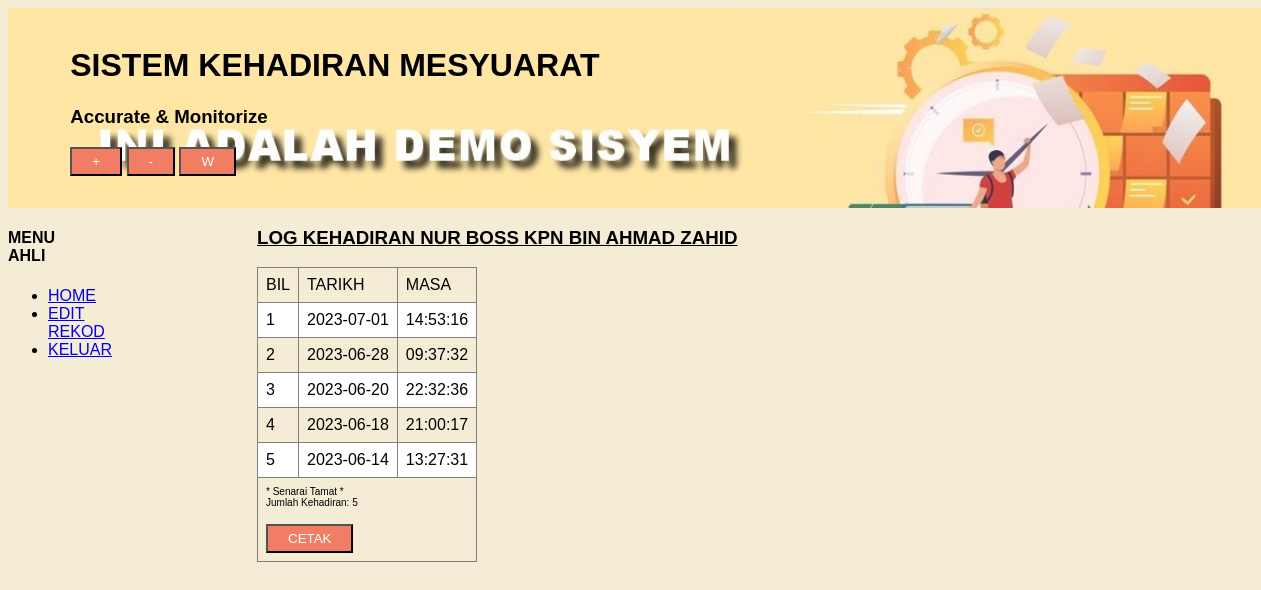
Page /modul1/log.php (signed in) on the committed database.
### tables this page shows
CREATE TABLE `hadir` (
  `idHadir` int(15) NOT NULL,
  `nomKp` varchar(12) NOT NULL,
  `masa` time NOT NULL,
  `tarikh` date NOT NULL
);

### modul1/log.php (the view)
<?php
include 'header.php';
$KP=$_SESSION['user'];
?>
<html>
<div id="menu">
<?php include 'menu.php'; ?>
</div>
<div id="printarea">
<div id="isi">
<h3><u>LOG KEHADIRAN
<?php echo strtoupper ($_SESSION['nama']);?>
</u></h3>
<table border=1 >
<tr>
<td>BIL</td>
<td>TARIKH</td>
<td>MASA</td>
</tr>
<?php
$no=1;
$data1=mysqli_query($con,"
SELECT * FROM hadir WHERE nomKP='$KP'
ORDER BY tarikh DESC");
while ($info1=mysqli_fetch_array($data1)){
?>
<tr>
<td><?php echo $no; ?></td>
<td><?php echo $info1['tarikh']; ?></td>
<td><?php echo $info1['masa']; ?></td>
</tr>
<?php $no++; } ?>
<tr>
<td colspan="3" align="center">
<font style='font-size:10px'>
* Senarai Tamat *<br />Jumlah Kehadiran:
<?php echo $no-1; ?>
</font>
<p><button onclick="javascript:window.print()">
CETAK</button></p>
</td>
</tr>
</table>
</div></div>
</html>

### modul1/style.css (style rules this page uses)
#menu { width: 20%; left: 1%; float: left; }
#isi { width: 80%; float: left; overflow-wrap: break-word; }
button { background-color:#f17d64; color:white; padding:5px 20px; display: inline-block; }
table { border-collapse: collapse; width: auto; table-layout: fixed; }
th, td { text-align: left; padding: 8px; }
tr:nth-child(even) { background-color: white; }
html { font-family: "Lucida Sans", sans-serif; }

### rows in the picture
hadir: tarikh "2023-07-01", masa "14:53:16"
hadir: tarikh "2023-06-28", masa "09:37:32"
hadir: tarikh "2023-06-20", masa "22:32:36"
hadir: tarikh "2023-06-18", masa "21:00:17"
hadir: tarikh "2023-06-14", masa "13:27:31"

### other values in the picture
$namasys1 "SISTEM KEHADIRAN MESYUARAT"
$motto "Accurate & Monitorize"
$_SESSION['nama'] "NUR BOSS KPN BIN AHMAD ZAHID"
$no-1 "5"
